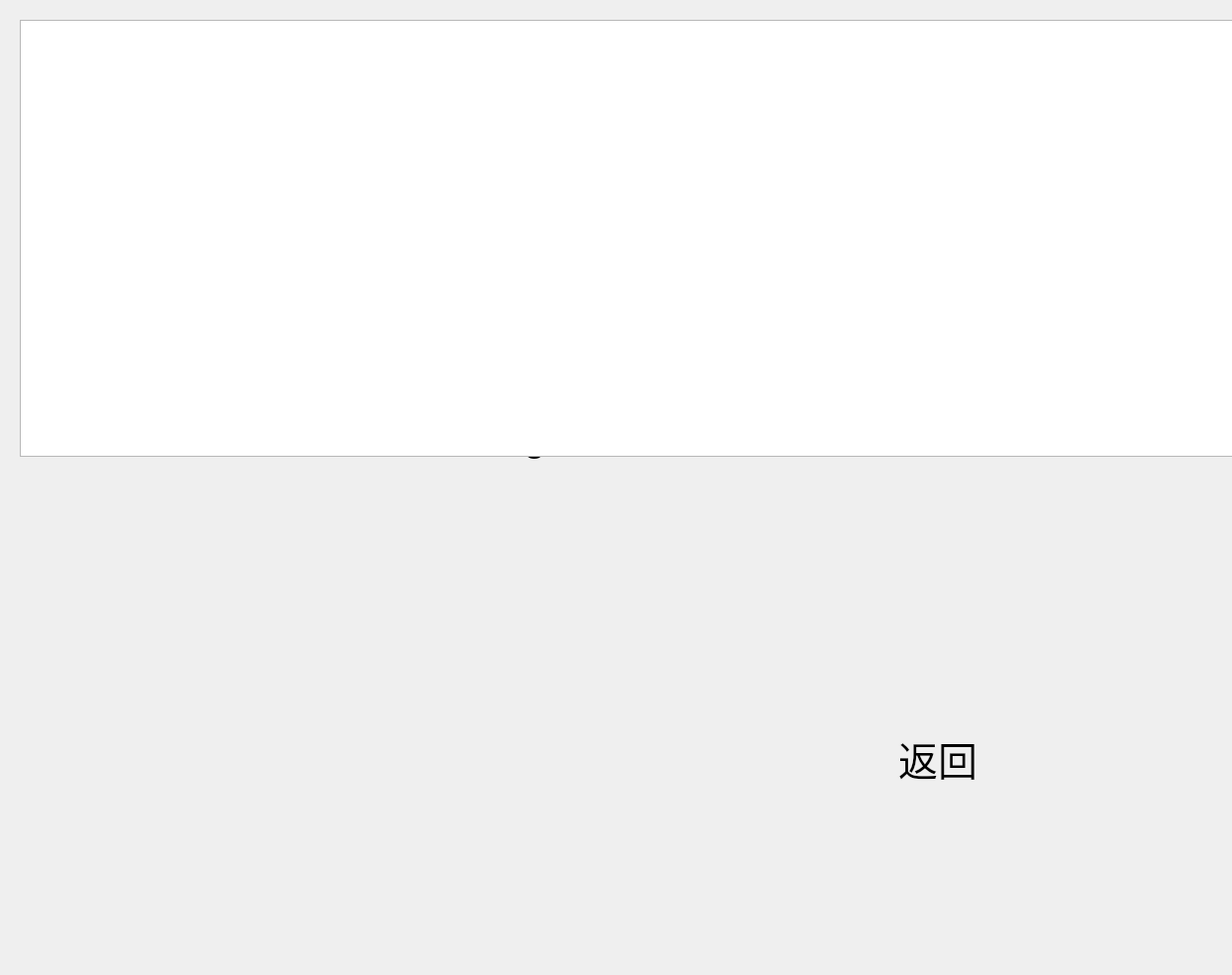
<?xml version="1.0" encoding="UTF-8"?>
<ui version="4.0">
 <class>LanguageSet</class>
 <widget class="QDialog" name="LanguageSet">
  <property name="geometry">
   <rect>
    <x>0</x>
    <y>0</y>
    <width>1244</width>
    <height>984</height>
   </rect>
  </property>
  <property name="windowTitle">
   <string>Dialog</string>
  </property>
  <widget class="QRadioButton" name="radioButton">
   <property name="geometry">
    <rect>
     <x>470</x>
     <y>270</y>
     <width>171</width>
     <height>61</height>
    </rect>
   </property>
   <property name="font">
    <font>
     <pointsize>30</pointsize>
    </font>
   </property>
   <property name="text">
    <string>中文</string>
   </property>
   <property name="checked">
    <bool>true</bool>
   </property>
  </widget>
  <widget class="QRadioButton" name="radioButton_2">
   <property name="geometry">
    <rect>
     <x>460</x>
     <y>410</y>
     <width>171</width>
     <height>61</height>
    </rect>
   </property>
   <property name="font">
    <font>
     <pointsize>30</pointsize>
    </font>
   </property>
   <property name="text">
    <string>English</string>
   </property>
  </widget>
  <widget class="QPushButton" name="pushButton">
   <property name="geometry">
    <rect>
     <x>780</x>
     <y>710</y>
     <width>301</width>
     <height>111</height>
    </rect>
   </property>
   <property name="font">
    <font>
     <pointsize>30</pointsize>
    </font>
   </property>
   <property name="styleSheet">
    <string notr="true">background-image: url(:/images/back.png);</string>
   </property>
   <property name="text">
    <string>   返回</string>
   </property>
   <property name="flat">
    <bool>true</bool>
   </property>
  </widget>
  <widget class="QListWidget" name="listWidget">
   <property name="geometry">
    <rect>
     <x>20</x>
     <y>20</y>
     <width>1491</width>
     <height>441</height>
    </rect>
   </property>
  </widget>
 </widget>
 <resources/>
 <connections/>
</ui>
